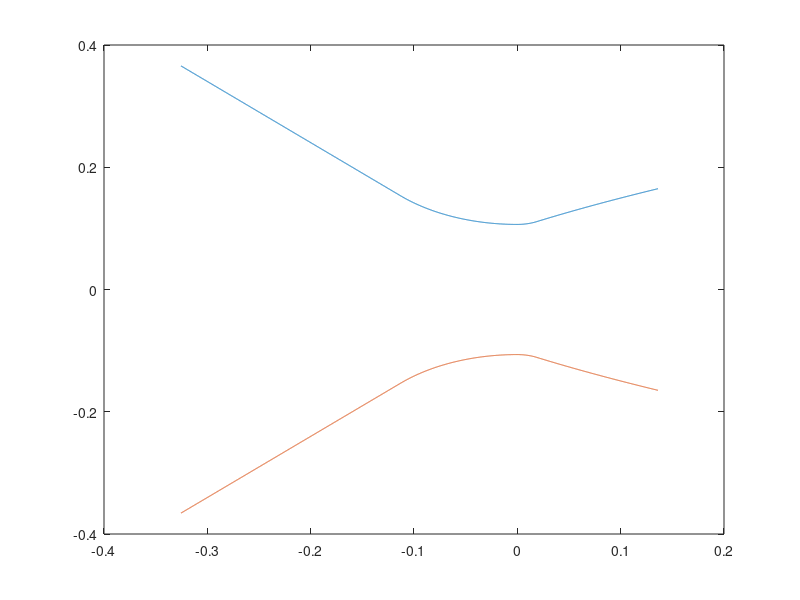
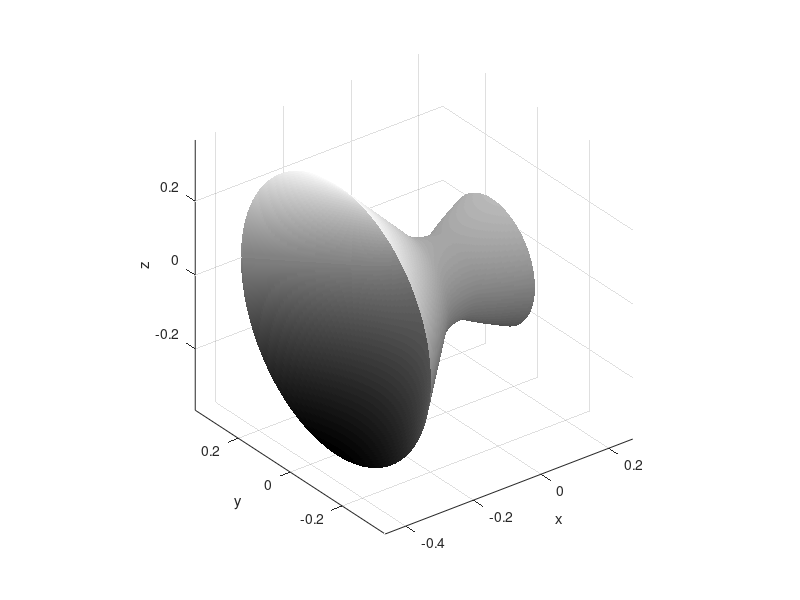

Reproduce these figures in MATLAB, in order. (Note: this script raises an error after producing the figures.)
alpha = deg2rad(10); % divergent angle (conic nozzle)
beta = deg2rad(45); % convergent angle (conic nozzle)
At = 0.0089; % m^2
eps = 8;
Ae = 8*At;
Rcc = 0.432;
thickness = 0.5;

% Input

% Input: alpha conico alpha [deg]
% Calcola Conic losses e conic sizes
dt = 4*sqrt(At/pi);         
de = 4*sqrt(Ae/pi);
Rt = dt/2;
Re = de/2;
Lc_conic = (Rcc - dt/2)/(tan(beta));
Ld_conic  = (Re - Rt)/(tan(alpha));
Ld_conic45 = (Re - Rt)/(tan(pi/4)); % 45° case
Lnozzle = Lc_conic + Ld_conic;

lambda = (1+cos(alpha))/2;

% calcola Rao che ha le stesse divergence losses (serve grafico parametrizzato)
% hp 
Lc_Rao = Lc_conic; % supposed equal in Rao
% via grafico
eta = 0.7; % %L wrt conical with 45° (!)
th_e = deg2rad(15);
th_i = deg2rad(27.5);
% solve eqz. s.t. same losses.
Ld_RAO = eta*Ld_conic45;

% ----- BELL GEOMETRY ----------


% Rao approximated Bell Geometry
R1 = 1.5*Rt;
R2 = 0.382*Rt;

% Convergent-part circonference
y_C1 = @(x) R1 - sqrt (R1^2 - x.^2);
% Divergent-part circonference
y_C2 = @(x) R2 - sqrt (R2^2 - x.^2);


% Point 3 [Circ. 2 and parabola intersection]
x3 =R2*sin(th_i);
y3 = y_C2(x3);

% Parabola
m = tan(pi/2-th_i);
n = tan(pi/2-th_e);

a = (n-m)/(2*(Re-Rt)-2*y3);
b = m - 2*a*y3;
c = x3-a*y3^2 + (2*a*y3-m)*y3;

y_P = @(x) (-b+sqrt(b^2-4*a*(c-x)))/(2*a);

% Point 2
x2 = 0 ;
y2 = 0;

% % Point 1
% % tanBeta = (Rcc-y1)/(Lc_conic + x1)

x1 = -R1*sin(beta);
y1 = R1 - sqrt(R1^2 - x1^2);



% Line
m = -tan(beta);
q = y1 - m*x1;
y_Line = @(x) m.*x + q;

% Point 4:
x4 = Ld_RAO;
y4 = Re - Rt;



% Point 0:
x0 = -Lc_Rao;


% Patched nozzle profile function
y_patched = @(x) y_Line(x) .* (x >= x0 & x < x1) + ...
                 y_C1(x)  .* (x >= x1 & x < x2) + ...
                 y_C2(x)  .* (x >= x2 & x < x3) + ...
                 y_P(x)  .* (x >= x3 & x <= x4) + Rt;


x_vec = x0:0.0001:x4;
y_vec = y_patched(x_vec);

figure("WindowStyle", "docked"); axis equal;

plot(x_vec,y_vec); hold on;
plot(x_vec,-y_vec); hold on;



theta = linspace(0, 2*pi, 200);  

[X, TH] = meshgrid(x_vec, theta);

R = abs(y_vec);   % positive radius check

Y = R .* cos(TH);
Z = R .* sin(TH);

figure;
surf(X, Y, Z);

% Rendering 
shading interp
axis equal
xlabel('x'); ylabel('y'); zlabel('z');

% Color gray ~ metal
colormap(gray)

% Shadows and illumination 
lighting phong
camlight headlight
camlight left
camlight right

% Materiale cromo
material([0.3 0.6 1.0 50 1])  
% [ambient diffuse specular spec_exp spec_color]

% Visualization settings
%set(gcf, 'Color', 'k')     % black background
%set(gca, 'Color', 'k')     % black axes background
axis on
%axis off
